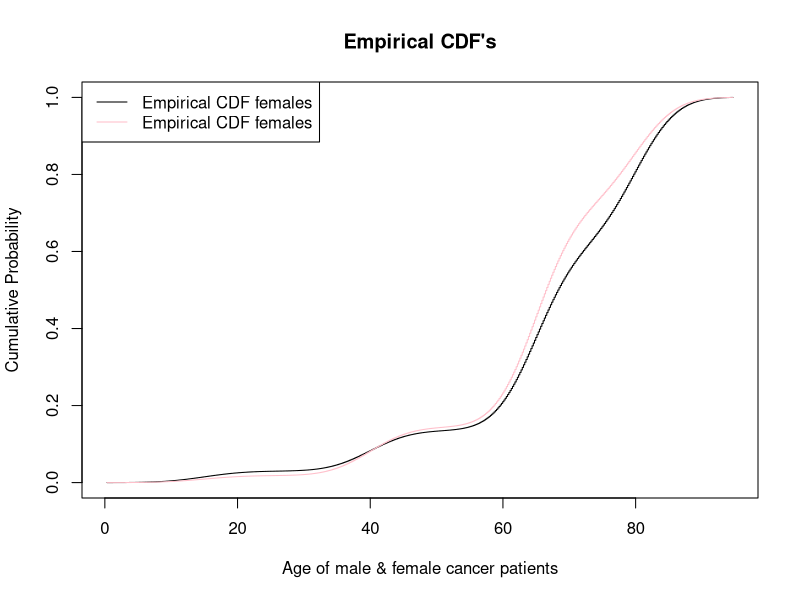

Here is the R script that generated this plot:
## ---- chunk 1
#| echo: false
##Generating a synthetic dataset for female cancer patients 
FRE_F <- c(13709, 94166, 425918, 215458)
dfem <- rep(c(15,40, 65, 80), FRE_F)

### first decide the bandwidth
bw1 = 4.89
f <- density(dfem, bw = bw1)$x #female age values
shapiro.test(f)
## ---- chunk 2
#| echo: false
##Generating a synthetic dataset for female cancer patients 
FRE_M <- c(21308, 74872, 341230, 274766)
dma <- rep(c(15,40, 65, 80), FRE_M)

### first decide the bandwidth
bw2 = 4.89
m <- density(dma, bw = bw2)$x #male age values
shapiro.test(m)
## ---- chunk 3
#| echo: false
#KS Test Code
FRE_F <- c(13709, 94166, 425918, 215458)
dfem <- rep(c(15,40, 65, 80), FRE_F)

### first decide the bandwidth
bw1 = 4.89
f <- density(dfem, bw = bw1)$x #female age values
density_f <- density(dfem, bw = bw1)$y #corresponding densities


########## Now we calculate the  empirical distribution function
sorted_vals_f <- sort(f)
#cumulative density
cum_density_f <- cumsum(density_f)
ecdf_f <- cum_density_f/sum(density_f) 


###### Plotting the normal cdf for female
#plotting normal cdf
# Calculate normal CDF for female
mu <- mean(sorted_vals_f)
sigma <- sd(sorted_vals_f)
normal_cdf <- pnorm(sorted_vals_f, mean = mu, sd = sigma)




######Calculating Gamma CDF for female
scale_f = (sigma^2)/mu
shape_f = mu/scale_f
gamma_cdf <- pgamma(sorted_vals_f, shape = shape_f , scale = scale_f)


##### KS Test
ks.test(f, "pgamma", shape_f, scale_f)
## ---- chunk 4
#| echo: false
############## For males


##Generating a synthetic dataset for female cancer patients 
FRE_M <- c(21308, 74872, 341230, 274766)
dma <- rep(c(15,40, 65, 80), FRE_M)

### first decide the bandwidth
bw2 = 4.89
m <- density(dma, bw = bw2)$x #male age values
density_m <- density(dma, bw = bw2)$y #corresponding densities



########## Now we calculate the  empirical distribution function
sorted_vals_m <- sort(m)
#cumulative density
cum_density_m <- cumsum(density_m)

ecdf_m <- cum_density_m/sum(density_m) 


###### Plotting the normal cdf 
#plotting normal cdf
# Calculate normal CDF
mu_m <- mean(sorted_vals_m)
sigma_m <- sd(sorted_vals_m)
normal_cdf_m <- pnorm(sorted_vals_m, mean = mu_m, sd = sigma_m)




######Calculating Gamma CDF
scale_m = (sigma_m^2)/mu_m
shape_m = mu_m/scale_m
gamma_cdf_m <- pgamma(sorted_vals_m, shape = shape_m , scale = scale_m)

ks.test(m, "pgamma", shape_m, scale_m) #testing whether gamma dist or not
## ---- chunk 5
#| echo: false
ks.test(m, f, alternative = "two.sided")
## ---- chunk 6
#| echo: false
#| fig_height: 6
plot <- plot(sorted_vals_m, ecdf_m, type = "s", 
             main = "Empirical CDF's", xlab = "Age of male & female cancer patients", 
             ylab = "Cumulative Probability")
lines(sorted_vals_f, ecdf_f, type = "s", col = "pink")
legend("topleft", legend = c("Empirical CDF females", "Empirical CDF females"), 
       lty = 1, col = c("black", "pink"))
